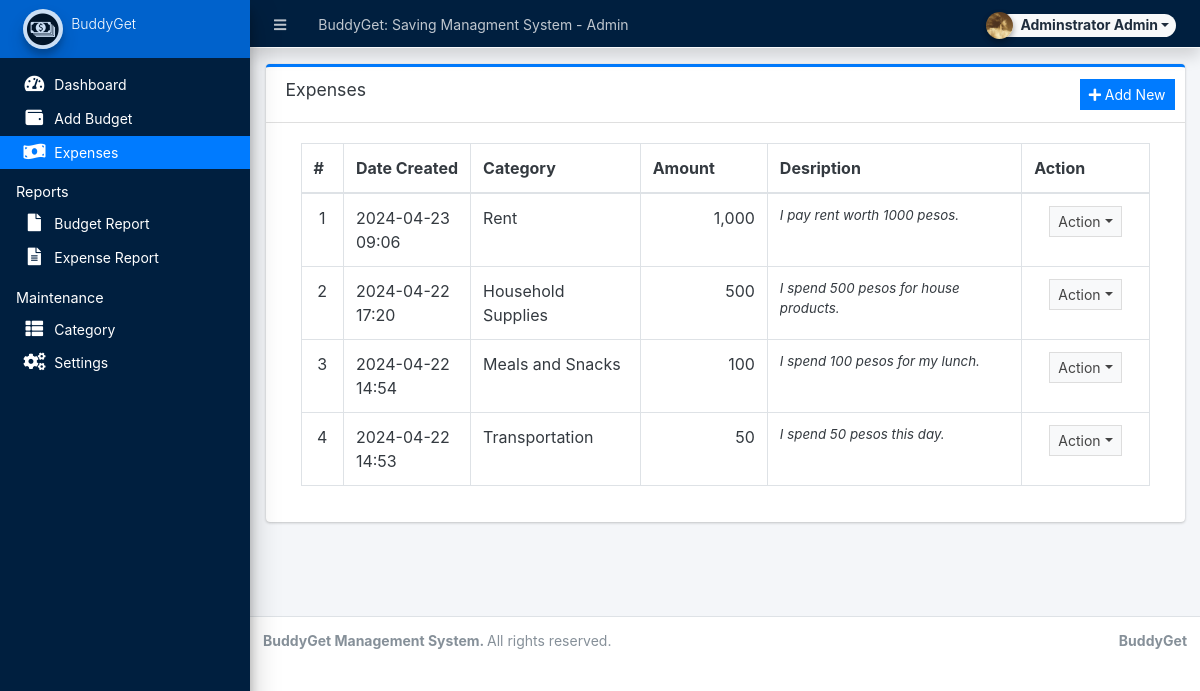
Page /admin/?page=expense (signed in) on the earlier database version.
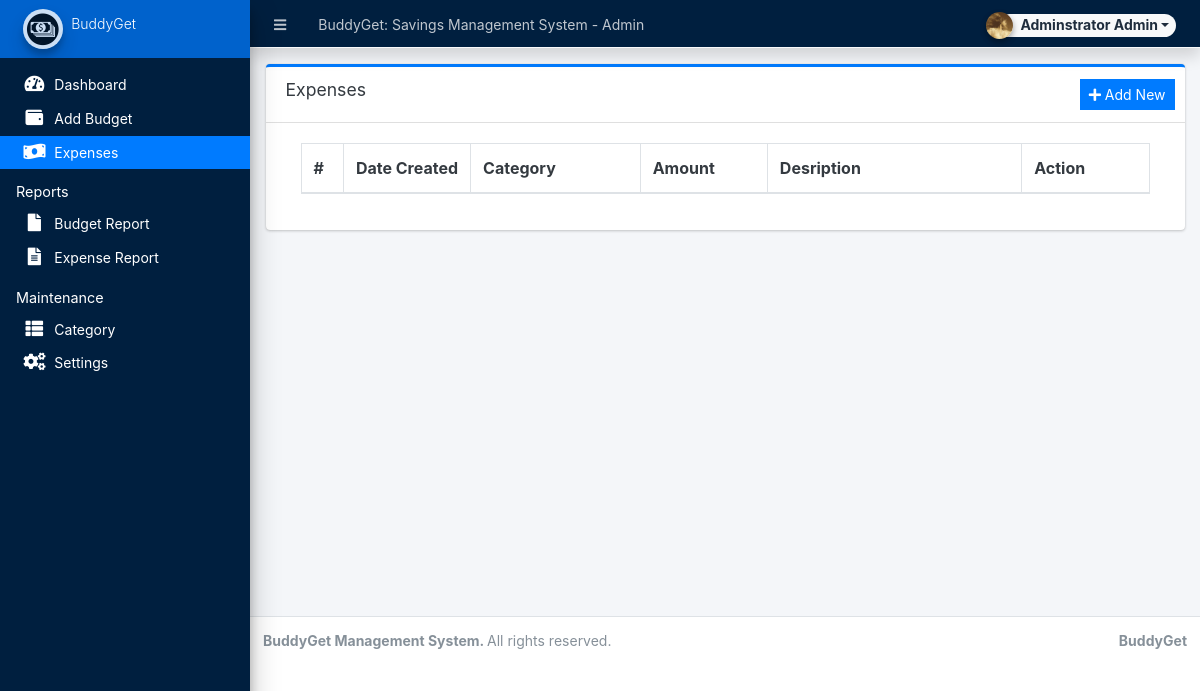
Same page on the later database version.
### tables this page shows
CREATE TABLE `running_balance` (
  `id` int(30) NOT NULL,
  `balance_type` tinyint(1) NOT NULL COMMENT '1=budget, 2=expense',
  `category_id` int(30) NOT NULL,
  `amount` float NOT NULL,
  `remarks` text NOT NULL,
  `user_id` text NOT NULL,
  `date_created` datetime NOT NULL DEFAULT current_timestamp(),
  `date_updated` datetime DEFAULT NULL ON UPDATE current_timestamp()
);

CREATE TABLE `categories` (
  `id` int(30) NOT NULL,
  `category` varchar(250) NOT NULL,
  `description` text DEFAULT NULL,
  `status` tinyint(1) NOT NULL DEFAULT 1,
  `balance` float NOT NULL DEFAULT 0,
  `date_created` datetime NOT NULL DEFAULT current_timestamp(),
  `date_updated` datetime DEFAULT NULL ON UPDATE current_timestamp()
);

### config.php (called while the page is built, shortened)
<?php
require_once('classes/DBConnection.php');
require_once('classes/SystemSettings.php');
function validate_image($file){
	if(!empty($file)){
		if(is_file(base_app.$file)){
			return base_url.$file;
		}else{
			return base_url.'dist/img/no-image-available.png';
		}
	}else{
		return base_url.'dist/img/no-image-available.png';
	}
}
function isMobileDevice(){
    $aMobileUA = array(
        '/iphone/i' => 'iPhone',
        '/ipod/i' => 'iPod',
        '/ipad/i' => 'iPad',
        '/android/i' => 'Android',
        '/blackberry/i' => 'BlackBerry',
        '/webos/i' => 'Mobile'
    );
    return false;
}
?>

### classes/DBConnection.php (called while the page is built, shortened)
<?php
class DBConnection{
    private $host = DB_SERVER;
    private $username = DB_USERNAME;
    private $password = DB_PASSWORD;
    private $database = DB_NAME;
    public $conn;
    public function __construct(){
        if (!isset($this->conn)) {
            $this->conn = new mysqli($this->host, $this->username, $this->password, $this->database);
        }
    }
}
?>

### classes/SystemSettings.php (called while the page is built, shortened)
<?php
class SystemSettings extends DBConnection{
	function userdata($field = ''){
		if(!empty($field)){
			if(isset($_SESSION['userdata'][$field]))
				return $_SESSION['userdata'][$field];
			else
				return null;
		}else{
			return false;
		}
	}
	function info($field=''){
		if(!empty($field)){
			if(isset($_SESSION['system_info'][$field]))
				return $_SESSION['system_info'][$field];
			else
				return false;
		}else{
			return false;
		}
	}
}
$_settings = new SystemSettings();
?>

### admin/expense/index.php (the view, shortened to what this page needs)
<div class="card card-outline card-primary">
	<div class="card-header">
		<h3 class="card-title">Expenses</h3>
		<div class="card-tools">
			<a href="javascript:void(0)" id="manage_expense" class="btn btn-flat btn-sm btn-primary"><span class="fas fa-plus"></span>  Add New</a>
		</div>
	</div>
	<div class="card-body">
		<div class="container-fluid">
        <div class="container-fluid">
			<table class="table table-bordered table-stripped">
				<colgroup>
					<col width="5%">
					<col width="15%">
					<col width="20%">
					<col width="15%">
					<col width="30%">
					<col width="15%">
				</colgroup>
				<thead>
					<tr>
						<th>#</th>
						<th>Date Created</th>
						<th>Category</th>
						<th>Amount</th>
						<th>Desription</th>
						<th>Action</th>
					</tr>
				</thead>
				<tbody>
					<?php
					$i = 1;
						$qry = $conn->query("SELECT r.*,c.category,c.balance from `running_balance` r inner join `categories` c on r.category_id = c.id where c.status= 1 and r.balance_type = 2 order by unix_timestamp(r.date_created) desc");
						while($row = $qry->fetch_assoc()):
							foreach($row as $k=> $v){
								$row[$k] = trim(stripslashes($v));
							}
                            $row['remarks'] = strip_tags(stripslashes(html_entity_decode($row['remarks'])));
					?>
						<tr>
							<td class="text-center"><?php echo $i++; ?></td>
							<td><?php echo date("Y-m-d H:i",strtotime($row['date_created'])) ?></td>
							<td><?php echo $row['category'] ?></td>
							<td ><p class="m-0 text-right"><?php echo number_format($row['amount']) ?></p></td>
							<td ><p class="m-0 truncate"><?php echo ($row['remarks']) ?></p></td>
							<td align="center">
								 <button type="button" class="btn btn-flat btn-default btn-sm dropdown-toggle dropdown-icon" data-toggle="dropdown">
				                  		Action
				                  </button>
							</td>
						</tr>
					<?php endwhile; ?>
				</tbody>
			</table>
		</div>
		</div>
	</div>
</div>

### admin/index.php (shortened to what this page needs)
<?php require_once('../config.php'); ?>
 <!DOCTYPE html>
<html lang="en" class="" style="height: auto;">
<?php require_once('inc/header.php') ?>
  <body class="sidebar-mini layout-fixed control-sidebar-slide-open layout-navbar-fixed sidebar-mini-md sidebar-mini-xs" data-new-gr-c-s-check-loaded="14.991.0" data-gr-ext-installed="" style="height: auto;">
    <div class="wrapper">
     <?php require_once('inc/topBarNav.php') ?>
     <?php require_once('inc/navigation.php') ?>
     <?php $page = isset($_GET['page']) ? $_GET['page'] : 'home';  ?>
      <div class="content-wrapper pt-3" style="min-height: 567.854px;">
        <section class="content  text-dark">
          <div class="container-fluid">
            <?php
              if(!file_exists($page.".php") && !is_dir($page)){
                  include '404.html';
              }else{
                if(is_dir($page))
                  include $page.'/index.php';
                else
                  include $page.'.php';
              }
            ?>
          </div>
        </section>
      </div>
      <?php require_once('inc/footer.php') ?>
  </body>
</html>

### admin/inc/header.php (shortened to what this page needs)
<head>
    <link rel="stylesheet" href="<?php echo base_url ?>plugins/fontawesome-free/css/all.min.css">
    <link rel="stylesheet" href="<?php echo base_url ?>plugins/tempusdominus-bootstrap-4/css/tempusdominus-bootstrap-4.min.css">
  <link rel="stylesheet" href="<?php echo base_url ?>plugins/datatables-bs4/css/dataTables.bootstrap4.min.css">
  <link rel="stylesheet" href="<?php echo base_url ?>plugins/datatables-responsive/css/responsive.bootstrap4.min.css">
  <link rel="stylesheet" href="<?php echo base_url ?>plugins/datatables-buttons/css/buttons.bootstrap4.min.css">
  <link rel="stylesheet" href="<?php echo base_url ?>plugins/select2/css/select2.min.css">
  <link rel="stylesheet" href="<?php echo base_url ?>plugins/select2-bootstrap4-theme/select2-bootstrap4.min.css">
    <link rel="stylesheet" href="<?php echo base_url ?>plugins/icheck-bootstrap/icheck-bootstrap.min.css">
    <link rel="stylesheet" href="<?php echo base_url ?>plugins/jqvmap/jqvmap.min.css">
    <link rel="stylesheet" href="<?php echo base_url ?>dist/css/adminlte.css">
    <link rel="stylesheet" href="<?php echo base_url ?>dist/css/custom.css">
    <link rel="stylesheet" href="<?php echo base_url ?>plugins/overlayScrollbars/css/OverlayScrollbars.min.css">
    <link rel="stylesheet" href="<?php echo base_url ?>plugins/daterangepicker/daterangepicker.css">
    <link rel="stylesheet" href="<?php echo base_url ?>plugins/summernote/summernote-bs4.min.css">
  <link rel="stylesheet" href="<?php echo base_url ?>plugins/sweetalert2-theme-bootstrap-4/bootstrap-4.min.css">
  </head>

### admin/inc/topBarNav.php (shortened to what this page needs)
<nav class="main-header navbar navbar-expand navbar-dark bg-navy shadow border border-light border-top-0  border-left-0 border-right-0 text-sm">
  <ul class="navbar-nav">
    <li class="nav-item">
    <a class="nav-link" data-widget="pushmenu" href="#" role="button"><i class="fas fa-bars"></i></a>
    </li>
    <li class="nav-item d-none d-sm-inline-block">
      <a href="<?php echo base_url ?>" class="nav-link"><?php echo (!isMobileDevice()) ? $_settings->info('name'):$_settings->info('short_name'); ?> - Admin</a>
    </li>
  </ul>
  <ul class="navbar-nav ml-auto">
    <li class="nav-item">
      <div class="btn-group nav-link">
            <button type="button" class="btn btn-rounded badge badge-light dropdown-toggle dropdown-icon" data-toggle="dropdown">
              <span><img src="<?php echo validate_image($_settings->userdata('avatar')) ?>" class="img-circle elevation-2 user-img" alt="User Image"></span>
              <span class="ml-3"><?php echo ucwords($_settings->userdata('firstname').' '.$_settings->userdata('lastname')) ?></span>
            </button>
        </div>
    </li>
  </ul>
</nav>

### admin/inc/navigation.php (shortened to what this page needs)
<aside class="main-sidebar sidebar-navy-primary bg-navy elevation-4 sidebar-no-expand">
  <a href="<?php echo base_url ?>admin" class="brand-link bg-primary text-sm">
  <img src="<?php echo validate_image($_settings->info('logo'))?>" alt="Store Logo" class="brand-image img-circle elevation-3 border-1" style="opacity: .8;width: 2.5rem;height: 2.5rem;max-height: unset">
  <span class="brand-text font-weight-light"><?php echo $_settings->info('short_name') ?></span>
  </a>
  <div class="sidebar os-host os-theme-light os-host-overflow os-host-overflow-y os-host-resize-disabled os-host-transition os-host-scrollbar-horizontal-hidden">
    <div class="os-content-glue" style="margin: 0px -8px; width: 249px; height: 646px;"></div>
    <div class="os-padding">
      <div class="os-viewport os-viewport-native-scrollbars-invisible" style="overflow-y: scroll;">
        <div class="os-content" style="padding: 0px 8px; height: 100%; width: 100%;">
          <nav class="mt-4">
             <ul class="nav nav-pills nav-sidebar flex-column text-sm nav-compact nav-flat nav-child-indent nav-collapse-hide-child" data-widget="treeview" role="menu" data-accordion="false">
              <li class="nav-item dropdown">
                <a href="./" class="nav-link nav-home">
                  <i class="nav-icon fas fa-tachometer-alt"></i>
                  <p>
                    Dashboard
                  </p>
                </a>
              </li>
              <li class="nav-item dropdown">
                <a href="<?php echo base_url ?>admin/?page=budget" class="nav-link nav-budget">
                  <i class="nav-icon fas fa-wallet"></i>
                  <p>
                    Add Budget
                  </p>
                </a>
              </li>
              <li class="nav-item dropdown">
                <a href="<?php echo base_url ?>admin/?page=expense" class="nav-link nav-expense">
                  <i class="nav-icon fas fa-money-bill-wave"></i>
                  <p>
                    Expenses
                  </p>
                </a>
              </li>
              <li class="nav-header">Reports</li>
              <li class="nav-item dropdown">
                <a href="<?php echo base_url ?>admin/?page=reports/budget" class="nav-link nav-reports-budget">
                  <i class="nav-icon fas fa-file"></i>
                  <p>
                    Budget Report
                  </p>
                </a>
              </li>
              <li class="nav-item dropdown">
                <a href="<?php echo base_url ?>admin/?page=reports/expense" class="nav-link nav-reports-expense">
                  <i class="nav-icon fas fa-file-alt"></i>
                  <p>
                    Expense Report
                  </p>
                </a>
              </li>
              <li class="nav-header">Maintenance</li>
              <li class="nav-item dropdown">
                <a href="<?php echo base_url ?>admin/?page=maintenance/category" class="nav-link nav-maintenance/category">
                  <i class="nav-icon fas fa-th-list"></i>
                  <p>
                    Category
                  </p>
                </a>
              </li>
              <li class="nav-item dropdown">
                <a href="<?php echo base_url ?>admin/?page=system_info" class="nav-link nav-system_info">
                  <i class="nav-icon fas fa-cogs"></i>
                  <p>
                    Settings
                  </p>
                </a>
              </li>
            </ul>
          </nav>
        </div>
      </div>
    </div>
  </div>
</aside>

### admin/inc/footer.php (shortened to what this page needs)
<footer class="main-footer text-sm">
        <strong>BuddyGet Management System.
        </strong>
        All rights reserved.
        <div class="float-right d-none d-sm-inline-block">
          <b><?php echo $_settings->info('short_name') ?></b>
        </div>
      </footer>
    </div>

### admin/inc/topBarNav.php (style rules this page uses)
.user-img { position: absolute; height: 27px; width: 27px; object-fit: cover; left: -7%; top: -12%; }
.btn-rounded { border-radius: 50px; }

### admin/inc/navigation.php (style rules this page uses)
.main-sidebar a { color: white !important; }

Differences in the rows shown:
removed running_balance: date_created "2024-04-23 09:06", category.category "Rent", amount "1,000", remarks "I pay rent worth 1000 pesos."
removed running_balance: date_created "2024-04-22 17:20", category.category "Household Supplies", amount "500", remarks "I spend 500 pesos for house products."
removed running_balance: date_created "2024-04-22 14:54", category.category "Meals and Snacks", amount "100", remarks "I spend 100 pesos for my lunch."
removed running_balance: date_created "2024-04-22 14:53", category.category "Transportation", amount "50", remarks "I spend 50 pesos this day."
Other differences:
$_settings->info('name'): "BuddyGet: Saving Managment System" → "BuddyGet: Savings Management System"
